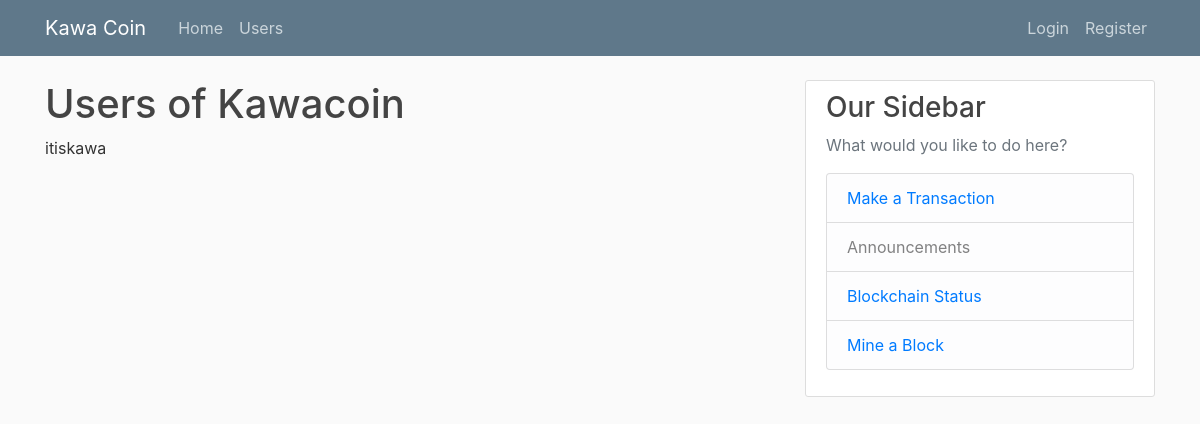
The app's page /users, older data.
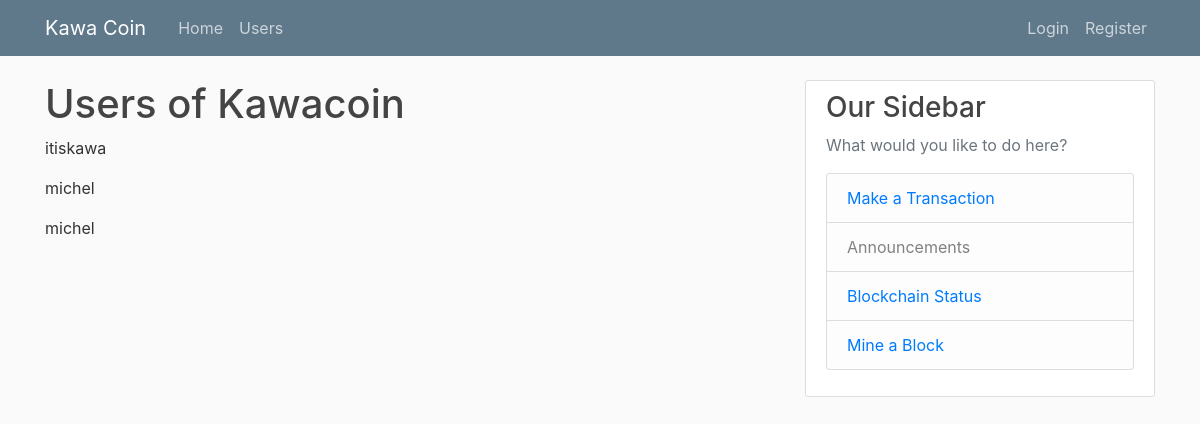
The same page, newer data.
### webapp/models.py (models this page shows, shortened)
class User(db.Model, UserMixin):
    id = db.Column(db.Integer, primary_key=True)
    username = db.Column(db.String(20), unique=True, nullable=False)
    email = db.Column(db.String(120), unique=True, nullable=False)
    balance = db.Column(db.Float, default=0.0)
    image_file = db.Column(db.String(20), nullable=False, default='default.jpg')
    password = db.Column(db.String(60), nullable=False)
    posts = db.relationship('Post', backref='author', lazy=True) # not a Column, runs an additional quer

### webapp/routes.py (the view)
@app.route("/users")
def users():
    users = User.query.all()
    return render_template('users.html', title = "Users", users = users)

### webapp/templates/users.html
{% extends "layout.html" %}
{% block content %}
    <h1>Users of Kawacoin</h1>
    {% for user in users %}
    <p> {{user.username}} </p>
    {% endfor %}
{% endblock content%}

Row changes from the older to the newer data that the page shows:
added User: username "michel"
added User: username "michel"
